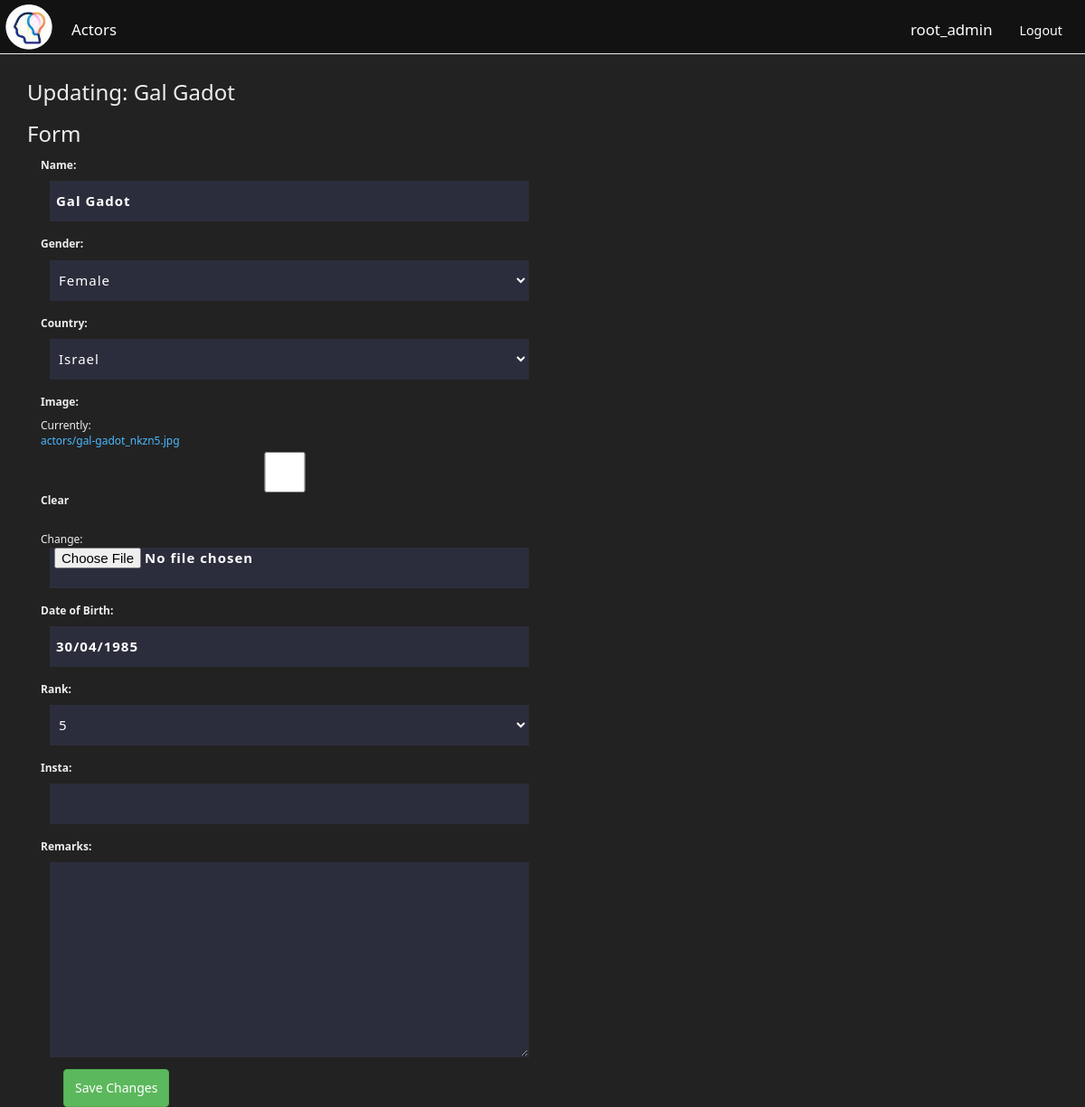
Screenshot of /actor/4/gal-gadot_nkzn5/edit (signed in) with the database file from the repository.
### things/models.py (models this page shows, shortened)
class Actor(models.Model):
    genders = (
		('f', 'Female'),
        ('m', 'Male'),
        ('o', 'Not Specified'),
    )
    def update_image_file(instance, filename):
        ext = filename.split('.')[-1]
        filename = "%s.%s" % (instance.slug, ext)
        return os.path.join('actors', filename)
    owner           =models.ForeignKey(User)
    name            =models.CharField(max_length=50, blank=False, validators=[alphanumspacedash])
    gender          =models.CharField(choices=genders, blank=False, max_length=12, default='o')
    country         =CountryField(blank_label='(select country)')
    image           =models.ImageField(upload_to=update_image_file, blank=True, null=True)
    dob             =models.DateField(blank=False, default='01/01/89')
    rank            =models.CharField(choices=top_five, blank=True, null=True, max_length=12)
    insta           =models.URLField(max_length=200, blank=True, null=True)
    remarks         =models.TextField(blank=True, null=True)
    slug            =models.SlugField(blank=True, null=True)
    timestamp       =models.DateTimeField(auto_now_add=True)
    updated         =models.DateTimeField(auto_now=True)
    class Meta:
        ordering = ('name',)

### things/views.py (the view)
# urls.py: url(r'^actor/(?P<pk>\d+)/(?P<slug>[\w-]+)/edit$', views.ActorUpdateView.as_view(), name='edit_actor'),
class ActorUpdateView(LoginRequiredMixin, UpdateView):
    form_class=ActorUpdateForm
    template_name='things/form.html'
    def get_context_data(self, *args, **kwargs):
        ctx = super(ActorUpdateView, self).get_context_data(*args, **kwargs)
        name = self.get_object().name
        ctx['formtitle'] = 'Updating: {}'.format(name)
        ctx['formbutton'] = 'Save Changes'
        return ctx
    def get_queryset(self):
        if not self.request.user.is_authenticated:
            raise Http404
        return Actor.objects.filter(owner=self.request.user)

### things/forms.py
class ActorUpdateForm(forms.ModelForm):
    class Meta:
        model = Actor
        exclude = ['owner', 'slug', 'timestamp', 'updated',]
        labels = {
            'dob': ('Date of Birth'),
        }
        widgets = {
            'dob': forms.DateInput(attrs={'class':'datepicker'}),
        }

### things/templates/things/form.html (shortened to what this page needs)
{%extends "base.html"%}
{%block loadcss%}
<link rel="stylesheet" href="https://cdnjs.cloudflare.com/ajax/libs/jqueryui/1.12.1/jquery-ui.min.css" />
{%endblock loadcss%}
{%block content%}
<h3>{{ formtitle | safe }}</h3>
<h3>Form</h3>
<form class="col-xs-12 col-md-6" method="POST" enctype="multipart/form-data">
  {{ form.as_p }}
  <div class="col-xs-12">
    <button class="btn btn-success" type="Submit">
      {{ formbutton | safe }}
    </button>
  </div>
</form>
{%endblock content%}

### templates/nav.html (shortened to what this page needs)
<nav>
    <div class="navbar navbar-fixed-top" style="background: rgba(253, 249, 244, 0.944); box-shadow: none;">
      <div class="navbar-header">
          <a class="navbar-brand logo" href="/"><img src="/media/logo.png" width="64px;"></a>
      </div>
      <div class="navbar-collapse collapse" id="sitenav">
        <ul class="nav navbar-nav" style="padding-top: 8px;">
            <li class="dropdown">
                <a class="dropdown-toggle" data-toggle="dropdown" href="#">
                Actors</a>
            </li>
        </ul>
        <ul class="nav navbar-nav navbar-right" style="padding-top: 8px;margin-right:10px!important">
          {%if request.user.is_authenticated%}
            <li id="username">
                <a href="/profile">{{request.user}}</a>
            </li>
            <li class="right" id="logout"><a href="/logout/"><small>Logout</small></a></li>
          {%else%}
            <li><p><a href="/login/">Login</a>/<a href="/join/">Register</a></p></li>
          {%endif%}
        </ul>
      </div>
    </div>
  </nav>

### templates/css.html (style rules this page uses)
.navbar-header, .navbar-collapse { background: #121212; color: #4abaff; }
.navbar-brand { padding: 0; transform: scale(.8); }
.navbar-nav>li>a { font-size: 1.4em; }
body { background: #222; color: #eee; font-size: 1.2rem; font-family: 'Segoe UI', Tahoma, Geneva, Verdana, sans-serif; }
a, a:hover, a:active, a:focus, a:visited { color: #fff; }
input, select, textarea, option, button { color: #222; background: #fff; min-height: 3em; font-size: 1.25em; margin-left: 10px; border-color: transparent; outline: 0; }
input, select, textarea { color: #fff; background: rgba(111, 123, 233, 0.133); padding: 0px 5px; letter-spacing: 1px; }
input { font-weight: bold; }
form p { display: flex; flex-flow: column; align-items: stretch; padding: 3px 0; }
form a { color: #4abaff; }
label { padding-bottom: 4px; }

### rows the page displays
Actor: name "Gal Gadot", gender "Female", country "Israel", dob "30/04/1985", rank "5"

### other values shown
{{ request.user }} "root_admin"
